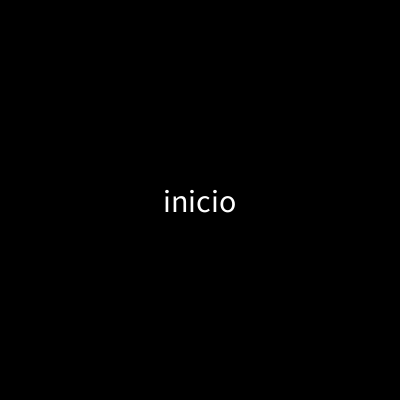
Frame 1 (no input)
Frame 60 (the mouse pressed at the canvas centre just before this capture): identical to frame 1, image omitted
Frame 120 (the mouse held since frame 60 and released just before this capture): identical to frame 1, image omitted

The Processing sketch that drew this single still picture (run headless with seeded random() and noise(); from frame 60 on, the mouse is pressed at the canvas centre):

// Processing sketch: modEstadoAventuraDesdeJuego
// ── modEstadoAventuraDesdeJuego.pde

/* JL com 2
   recursos tpfinal
   tmm1 FdA UNLP 2020
*/

Aventura aventura;

void setup(){
  size( 400, 400 );
  textSize( 32 );
  textAlign( CENTER, CENTER );
  
  aventura = new Aventura();
}


void draw(){
  background( 0 );
  aventura.draw();
}

// ── Aventura.pde

class Aventura {

  Juego juego;
  String estado;

  Aventura() {
    estado = "inicio";
    juego = new Juego();
  }

  void draw() {
    if ( estado.equals("inicio") ) {
      text( estado, width/2, height/2 );
      if( keyPressed ) cambiarEstado( "juego" );
        
    } else if ( estado.equals("juego") ) {
      text( estado, width/2, height/2 );
      juego.draw(this);  //-----------------------> IMPORTANTE: VEASE COMO LE PASO LA INSTANCIA DEL OBJETO AVENTURA (this remite a "este" objeto).
      
    } else if ( estado.equals("caminoA") ) {
      text( estado, width/2, height/2 );
      
    } else if ( estado.equals("caminoB") ) {
      text( estado, width/2, height/2 );
    }
  }

  //metodo para cambiar el valor de la variable 'estado' --> recordad ENCAPSULAMIENTO: así debe accederse a cualquier propiedad desde afuera.
  void cambiarEstado( String nuevoEstado ) {
    estado = nuevoEstado;
    println( estado );
  }
}

// ── Juego.pde

class Juego {

  Juego() {
  }

  void draw( Aventura av ) {  //IMPORTANTE: FIJENSE COMO PIDO COMO PARÁMETRO UN DATO DE TIPO AVENTURA
    
    pushStyle();
    textSize( 16 );
    text( "clic izquierda para caminoA \n o derecha para caminoB", width/2, height/4*3 );
    popStyle();
    
    if( mousePressed && mouseX < width/2 ){  //TRES MANERAS DE CAMBIAR UN ESTADO
    // EN VEZ DE HACER ESTO....
    // aventura.estado = "caminoA";
    // PODRÍAN HACER ESTO...
    // aventura.cambiarEstado( "caminoA" );
    // O MEJOR AÚN....
       av.cambiarEstado( "caminoA" );  //AQUÍ LA "BUENA PRÁCTICA" PARA ACCEDER A METODOS DE LOS OBJETOS ANTESESORES A ESTE
    }
    
    if( mousePressed && mouseX > width/2 ){  //Ojo con esto... es un ejemplo, pero debería ir en mousePressed.
       av.cambiarEstado( "caminoB" );
    }    
  }
  
  
}
